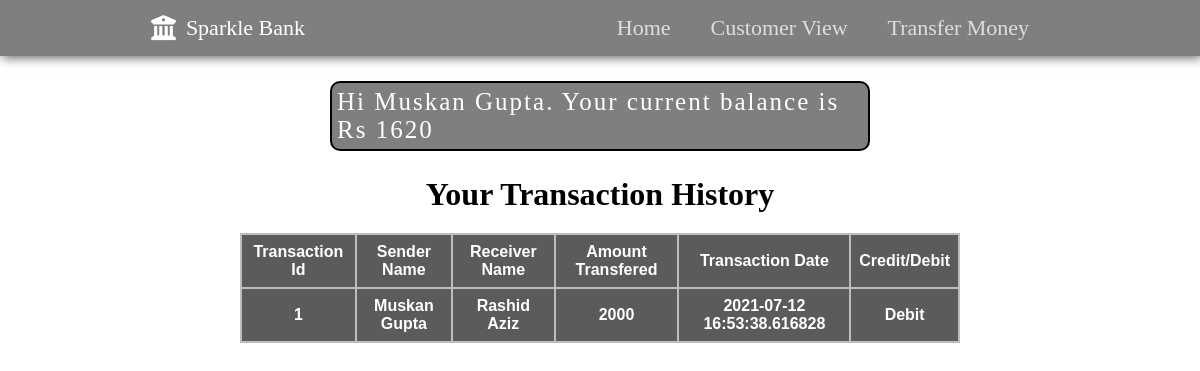
/bank_statement/1, run on the app's committed database.
### app.py (models this page shows, shortened)
class Customers(db.Model):
    customer_account_no = db.Column(db.Integer,primary_key = True)
    customer_name = db.Column(db.String(200),nullable = False)
    email = db.Column(db.String(120), nullable = False)
    account_type = db.Column(db.String(120), default = 'Saving')
    current_bal = db.Column(db.Integer, default = 3000)

class Transaction(db.Model):
    trans_id = db.Column(db.Integer,primary_key = True)
    sender_name = db.Column(db.String(200),nullable = False)
    sender_account_no = db.Column(db.Integer,nullable = False)
    receiver_name = db.Column(db.String(200),nullable = False)
    receiver_account_no = db.Column(db.Integer,nullable = False)
    amount_transfered = db.Column(db.Integer, nullable = False)
    date_transfer = db.Column(db.DateTime,default = datetime.now(IST))

### app.py (the view)
@app.route('/bank_statement/<int:customer_account_no>')
def bank_statement(customer_account_no):
    customer = Customers.query.filter_by(customer_account_no = customer_account_no).first()
    bank_statement = Transaction.query.filter(or_(Transaction.sender_account_no.like(customer_account_no),Transaction.receiver_account_no.like(customer_account_no))).all()
    print(bank_statement)
    return render_template('bank_statement.html',bank_statement = bank_statement,customer_account_no = customer_account_no,customer = customer)

### templates/bank_statement.html
{% extends 'base.html' %}
{% block body %}
<div class="message-box msg-w">
    <p>Hi  {{customer.customer_name}}. Your  current  balance  is  Rs {{customer.current_bal}}
    </p>
</div>
<div class="table-box transaction-table">
    <h1>Your Transaction History</h1>
    {% if bank_statement|length == 0 %}
        <div class="message-box">
            <p>No Transactions Yet</p>
        </div>
    {% else %}
    <table class="table">
        <thead>
            <tr>
                <th scope="col">Transaction Id</th>
                <th scope="col">Sender Name</th>
                <th scope="col">Receiver Name</th>
                <th scope="col">Amount Transfered</th>
                <th scope="col">Transaction Date</th>
                <th scope="col">Credit/Debit</th>
            </tr>
        </thead>
        <tbody>
            {% for statement in bank_statement %}
                <tr>
                    <td><strong>{{ statement.trans_id }}</strong></td>
                    <td>{{ statement.sender_name }}</td>
                    <td>{{ statement.receiver_name }}</td>
                    <td>{{ statement.amount_transfered }}</td>
                    <td>{{ statement.date_transfer }}</td>
                    {% if statement.sender_account_no == customer_account_no %}
                    <td>Debit</td>
                    {% else %}
                    <td>Credit</td>
                    {% endif %}
                </tr>
            {% endfor %}
        </tbody>
    </table>
    {% endif %}
</div>
{% endblock body %}

### static/css/style.css (style rules this page uses)
* { margin: 0; padding: 0; box-sizing: border-box; }
.table-box { display: flex; flex-direction: column; align-items: center; margin: 70px auto; overflow: auto; }
.table { font-family: Arial, Helvetica, sans-serif; border-collapse: collapse; width: 60%; background: rgba(50, 50, 50, 0.8); margin-top: 20px ; color: white; }
table,th,td { border: 2px solid #bebdbd; text-align: center; font-weight: bold; }
th,td { padding: 8px; }
.message-box { display: flex; align-items: center; justify-content: center; font-size: 25px; border: 2px solid black; background-color: rgba(0, 0, 0, 0.5); border-radius: 10px; margin: 25px auto 0px auto; padding: 5px; width: 30vw; color: white; }
.transaction-table { margin-top: 25px; }
.msg-w { width: 45vw; letter-spacing: 2px; }

### static/css/mobile.css (style rules this page uses)
.table-box { overflow: auto; width: 90%; }
.table { overflow: auto; width: 90%; margin-left: 280px; }
td { font-weight: 100; padding: 5px; }
.message-box { width: 90%; }
.message-box p { font-size: 18px; }
.msg-w { letter-spacing: 1; }
.transaction-table h1 { font-size: 25px; }

### data on the page
Customers: customer_name "Muskan Gupta", current_bal "1620"
Transaction: trans_id "1", sender_name "Muskan Gupta", receiver_name "Rashid Aziz", amount_transfered "2000", date_transfer "2021-07-12 16:53:38.616828", sender_account_no "Debit"
